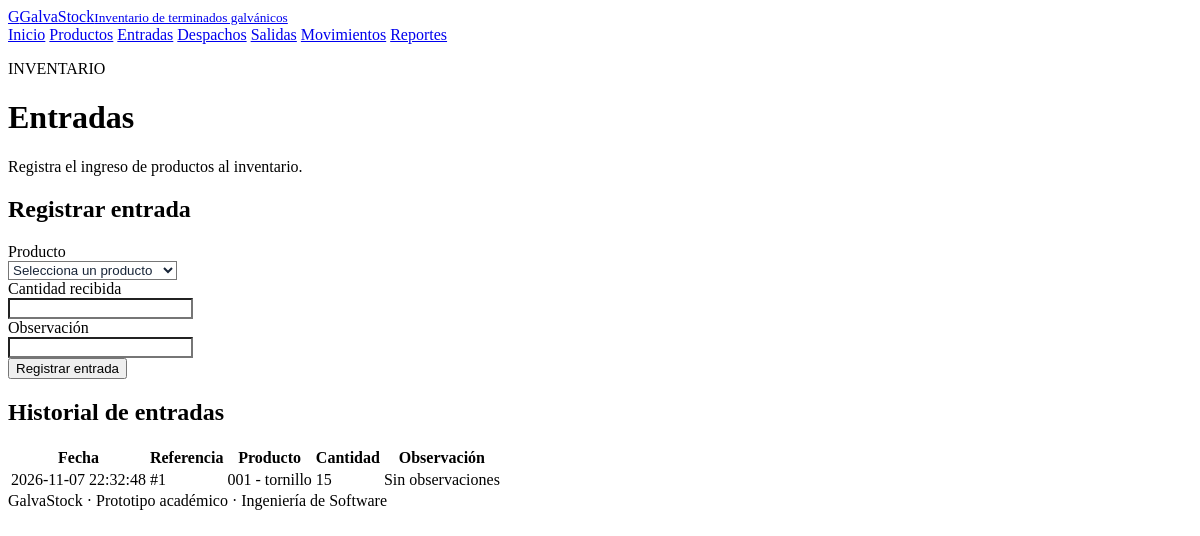
/entradas/index.php, run on the app's committed database.
### tables this page shows
CREATE TABLE `entradas` (
  `id` int(11) NOT NULL,
  `producto_id` int(11) NOT NULL,
  `cantidad` int(11) NOT NULL,
  `observacion` text DEFAULT NULL,
  `fecha` timestamp NOT NULL DEFAULT current_timestamp()
);

CREATE TABLE `productos` (
  `id` int(11) NOT NULL,
  `codigo` varchar(50) NOT NULL,
  `nombre` varchar(150) NOT NULL,
  `tipo_terminado` varchar(100) NOT NULL,
  `stock` int(11) DEFAULT 0,
  `stock_minimo` int(11) DEFAULT 10,
  `ubicacion` varchar(100) DEFAULT NULL,
  `fecha_creacion` timestamp NOT NULL DEFAULT current_timestamp(),
  `unidad` varchar(20) NOT NULL DEFAULT 'unidad'
);

### entradas/index.php (the view, shortened to what this page needs)
<?php
require_once '../config/conexion.php';
$rows = $pdo->query(
    "SELECT e.*, p.codigo, p.nombre
     FROM entradas e
     INNER JOIN productos p ON p.id = e.producto_id
     ORDER BY e.id DESC"
)->fetchAll();
include '../includes/header.php';
?>
<div class="page-head">
    <div>
        <p class="eyebrow">INVENTARIO</p>
        <h1>Entradas</h1>
        <p>Registra el ingreso de productos al inventario.</p>
    </div>
</div>
<section class="panel form-panel">
    <h2>Registrar entrada</h2>
    <form method="post" action="guardar.php">
        <div class="form-grid">
            <label>Producto
                <select name="producto_id" required>
                    <option value="">Selecciona un producto</option>
                </select>
            </label>
            <label>Cantidad recibida
                <input type="number" name="cantidad" min="1" step="1" required>
            </label>
            <label>Observación
                <input type="text" name="observacion" maxlength="255">
            </label>
        </div>
        <button class="btn" type="submit">Registrar entrada</button>
    </form>
</section>
<section class="panel">
    <h2>Historial de entradas</h2>
    <div class="table-wrap">
        <table>
            <thead>
                <tr>
                    <th>Fecha</th>
                    <th>Referencia</th>
                    <th>Producto</th>
                    <th>Cantidad</th>
                    <th>Observación</th>
                </tr>
            </thead>
            <tbody>
                <?php foreach ($rows as $r): ?>
                    <tr>
                        <td><?= htmlspecialchars($r['fecha']) ?></td>
                        <td>#<?= $r['id'] ?></td>
                        <td><?= htmlspecialchars($r['codigo'].' - '.$r['nombre']) ?></td>
                        <td><?= $r['cantidad'] ?></td>
                        <td><?= htmlspecialchars($r['observacion'] ?? '') ?></td>
                    </tr>
                <?php endforeach; ?>
            </tbody>
        </table>
    </div>
</section>
<?php include '../includes/footer.php'; ?>

### assets/estilos.css (style rules this page uses)
.form-grid input, .form-grid select, .form-grid textarea { display: block !important; visibility: visible !important; pointer-events: auto !important; user-select: text !important; -webkit-user-select: text !important; opacity: 1 !important; position: relative !important; z-index: 10 !important; background-color: #ffffff !important; color: #182538 !important; }

### data on the page
entradas: fecha "2026-11-07 22:32:48", id "1", producto.nombre "001 - tornillo", cantidad "15", observacion "Sin observaciones"
